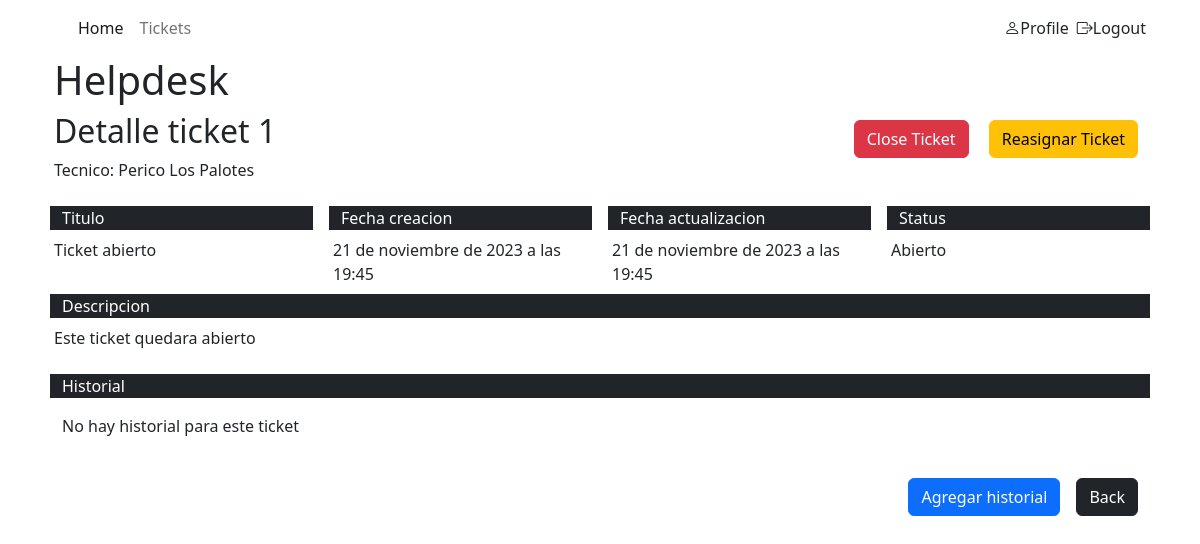
/tickets/detail/1/ (signed in), run on the app's committed database.
### tickets/models.py (models this page shows, shortened)
class Ticket(models.Model):
    title = models.CharField(max_length=200, verbose_name='Título')
    description = models.TextField(verbose_name='Descripción')
    created_at = models.DateTimeField(auto_now_add=True, verbose_name='Fecha Creación')
    updated_at = models.DateTimeField(auto_now=True, verbose_name='Fecha Modificación')
    tech = models.ForeignKey(Tech, null=True, blank=True, on_delete=models.RESTRICT)
    history = models.ManyToManyField(History)
    status = models.ForeignKey(Status, null=True, blank=True, on_delete=models.RESTRICT, default=get_default_status_id)

class Tech(models.Model):
    name = models.CharField(max_length=200)
    last_name = models.CharField(max_length=200)
    user = models.OneToOneField(User, on_delete=models.CASCADE)
    avatar = models.ImageField(null=True,blank=True, upload_to="techs")
    def __str__(self) -> str:
        return f'{self.name} {self.last_name}'

class Status(models.Model):
    name = models.CharField(max_length=200, verbose_name='Título')
    def __str__(self) -> str:
        return self.name

### tickets/views.py (the view, shortened to what this page needs)
# urls.py: path('detail/<int:pk>/', TicketDetailView.as_view(), name='ticket_detail'),
@method_decorator(login_required, name='dispatch')
class TicketDetailView(FormMixin, DetailView):
    model = Ticket  # Se especifica el modelo de datos que se utilizará en esta vista (Ticket).
    form_class = HistoryForm  # Se especifica el formulario que se utilizará en la vista (HistoryForm).
    template_name = 'tickets/ticket_detail.html'  # Se especifica la plantilla HTML que se utilizará para renderizar la vista.
    context_object_name = 'ticket'  # Se establece el nombre del objeto en el contexto de la plantilla.
    def get_object(self, queryset=None):
        ticket = super(TicketDetailView, self).get_object(queryset)
        if ticket.tech.user == self.request.user:
            return ticket
        else:
            raise Http404("No tienes permiso para ver este ticket.")
    def get_context_data(self, **kwargs):
        context = super(TicketDetailView, self).get_context_data(**kwargs)
        context['form'] = self.get_form()
        return context

### tickets/templates/tickets/ticket_detail.html (shortened to what this page needs)
{% extends 'tickets/base.html' %}
{% block content %}
{% if ticket %}
<div class="d-flex justify-content-between">
    <div>
        <h2>Detalle ticket {{ticket.id}}</h2>
        <p>Tecnico: {{ticket.tech}}</p>
    </div>
    <div>
        <div class="is-grouped">
            <button id="close-ticket" class="btn btn-danger m-2">Close Ticket</button>
            <a href="#" class="btn btn-warning m-2">Reasignar Ticket</a>
        </div>
    </div>
</div>
<div class="row">
    <p class="col bg-dark text-white m-2">
        Titulo
    </p>
    <p class="col bg-dark text-white m-2">
        Fecha creacion
    </p>
    <p class="col bg-dark text-white m-2">
        Fecha actualizacion
    </p>
    <p class="col bg-dark text-white m-2">
        Status
    </p>
</div>
<div class="row">
    <div class="col">
        {{ticket.title}}
    </div>
    <div class="col">
        {{ticket.created_at}}
    </div>
    <div class="col">
        {{ticket.updated_at}}
    </div>
    <div class="col">
        {{ticket.status}}
    </div>
</div>
<div class="row">
    <p class="col bg-dark text-white m-2">
        Descripcion
    </p>
</div>
<div class="row">
    <div class="col">
        {{ticket.description | linebreaks}}
    </div>
</div>
<div class="row">
    <p class="col bg-dark text-white m-2">
        Historial
    </p>
</div>
<div class="row p-2 mb-2">
    {% if ticket.history.all %}
    {% for h in ticket.history.all %}
    <li>{{ h.created_at }} - {{ h.description }}</li>
    {% endfor %}
    {% else %}
    <p>No hay historial para este ticket</p>
    {% endif %}
</div>
<div class="is-grouped d-flex justify-content-end">
    <button type="button" class="btn btn-primary m-2" data-bs-toggle="modal" data-bs-target="#exampleModal">
        Agregar historial
    </button>
    <a href="{% url 'ticket_list' %}" class="btn btn-dark m-2">Back</a>
</div>
{% endif %}
{% endblock %}

### data on the page
Ticket: id "1", tech "Perico Los Palotes", title "Ticket abierto", created_at "21 de noviembre de 2023 a las 19:45", updated_at "21 de noviembre de 2023 a las 19:45", status "Abierto", description "Este ticket quedara abierto"
